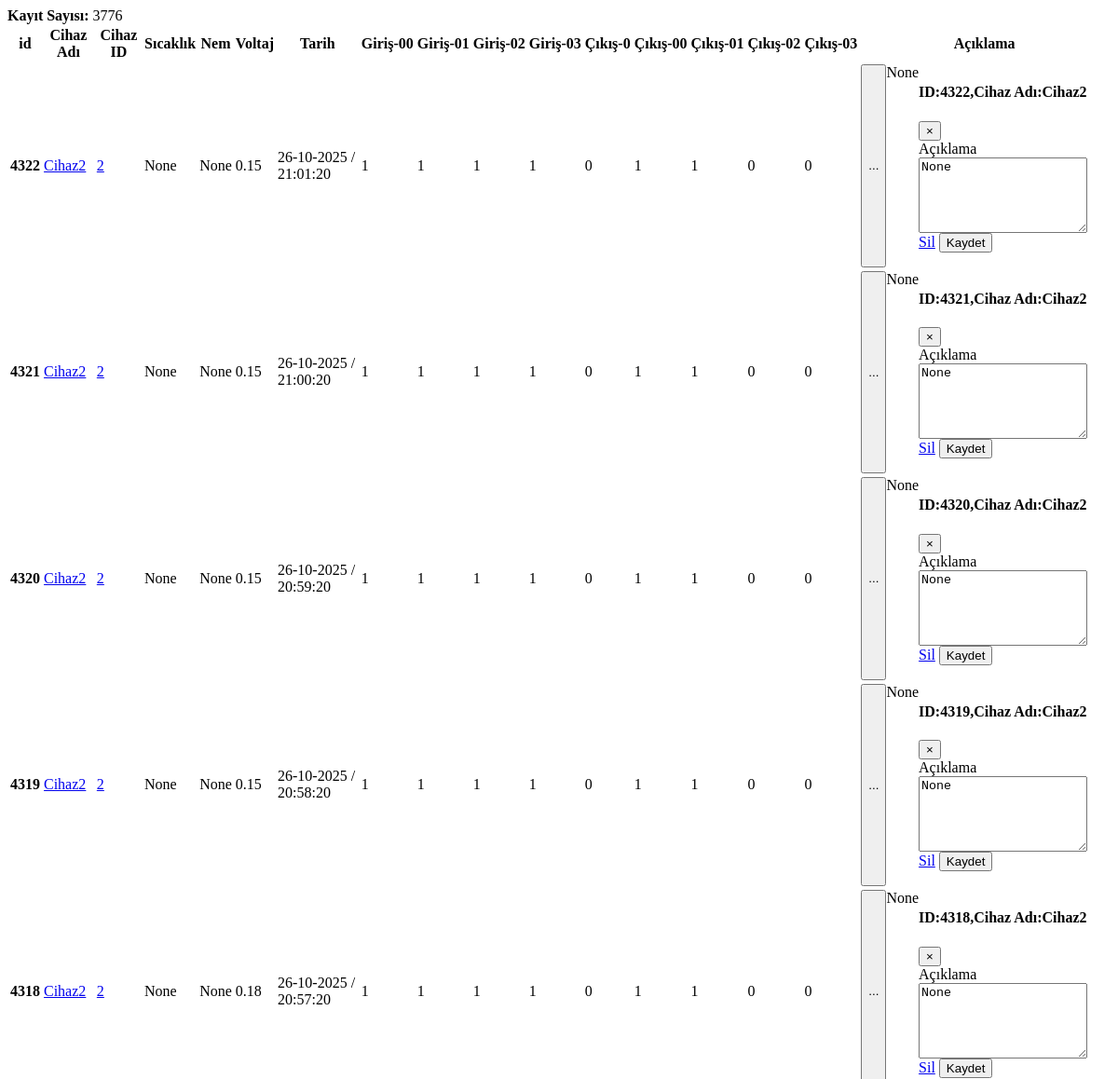
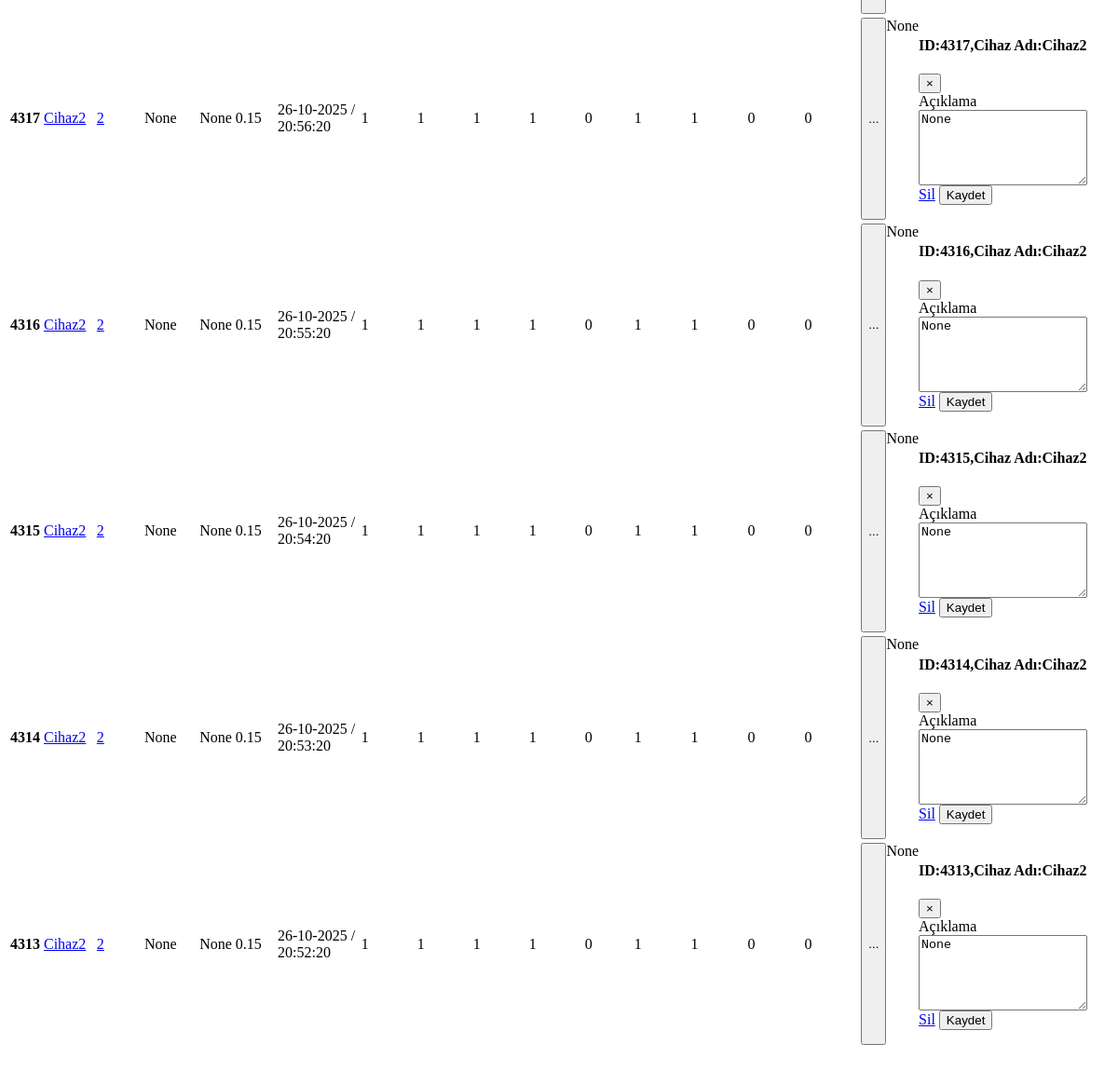
/tempList, run on an earlier commit of the app's database (2 pictures, top to bottom).
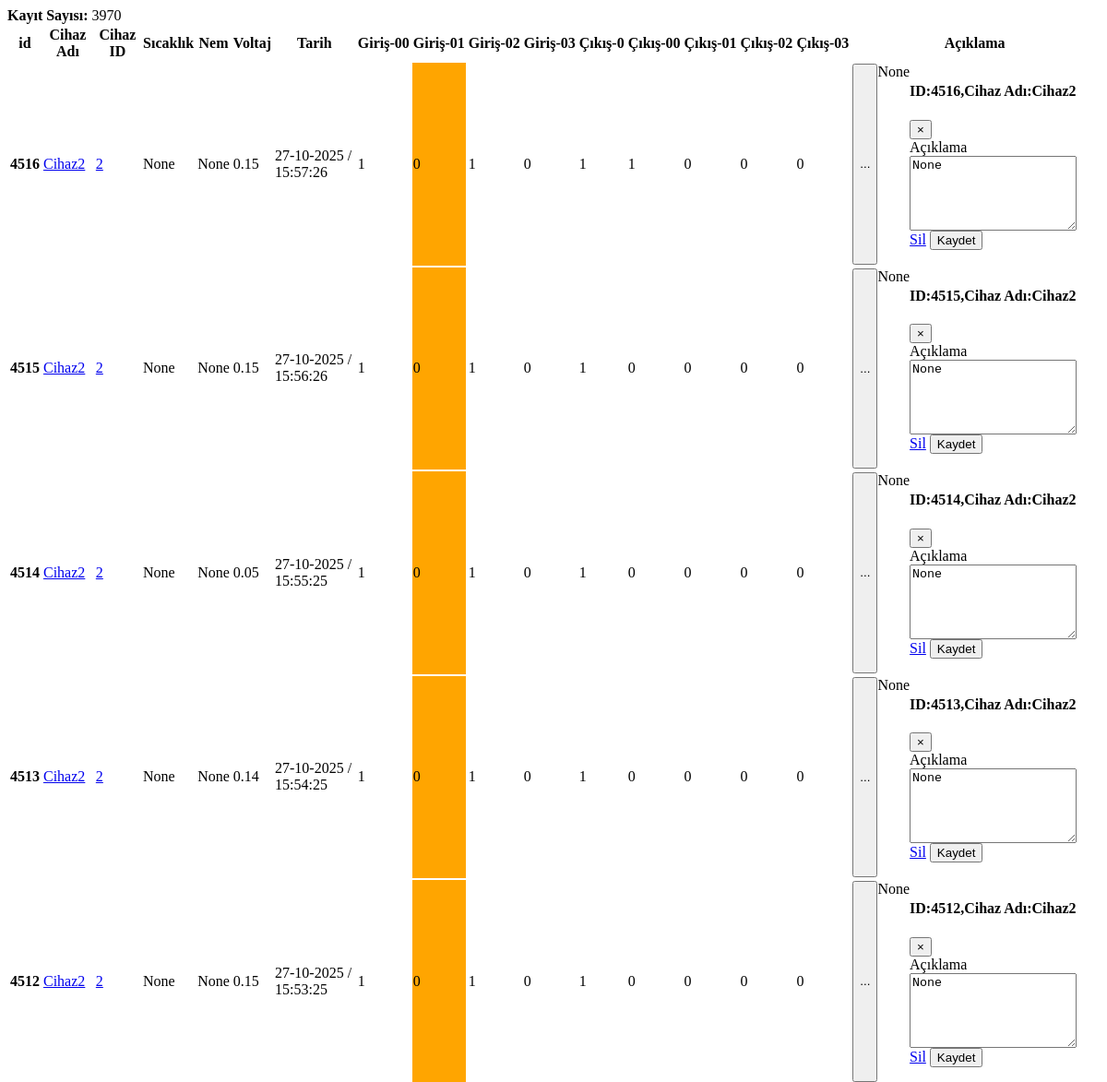
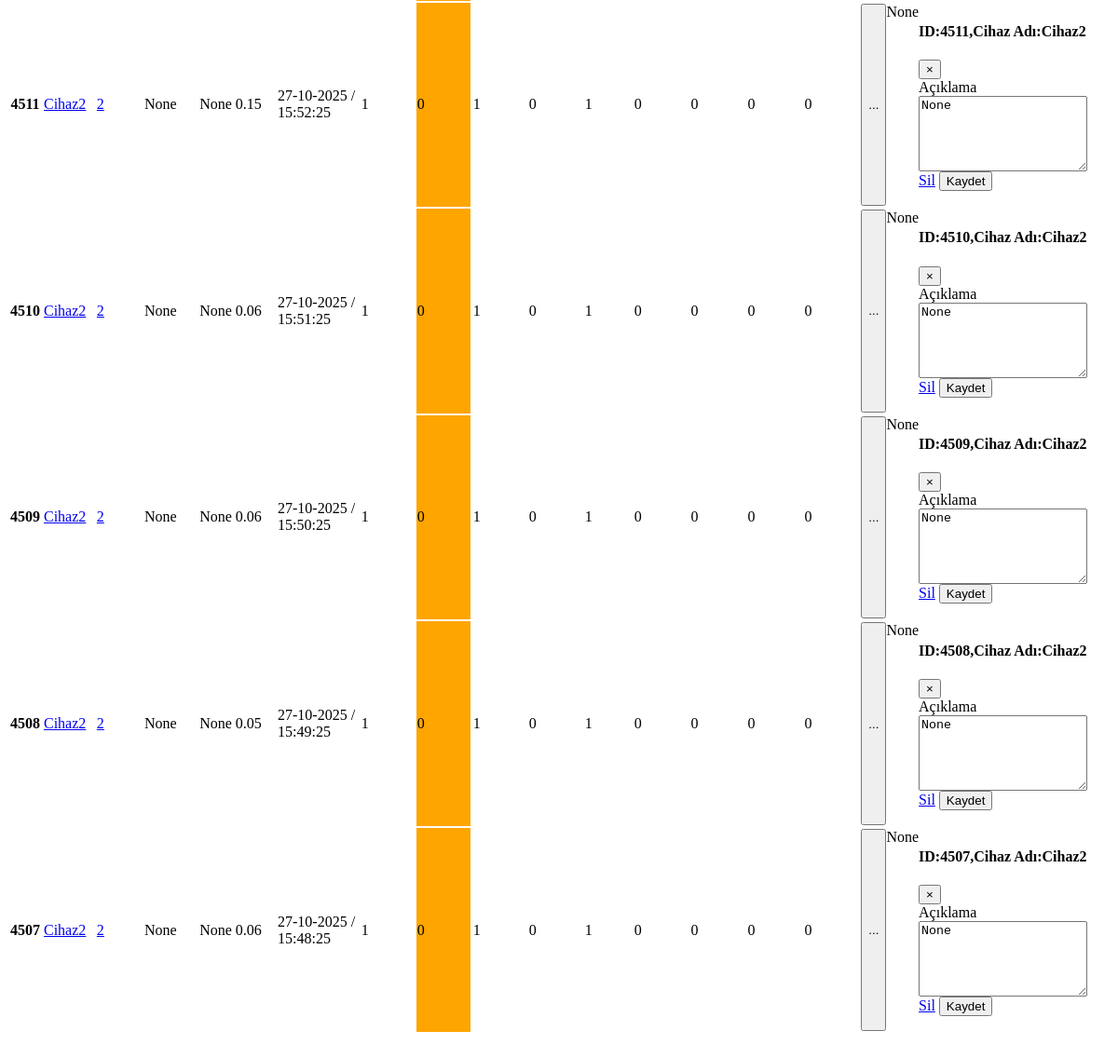
And on a later commit of the database (2 pictures, top to bottom).
### app_monitor/models.py (models this page shows, shortened)
class Temperature(models.Model):
    id=models.BigAutoField(primary_key=True,db_column='ID')
    temperature=models.FloatField(blank=True,null=True)
    humidity=models.FloatField(blank=True,null=True)
    volcum=models.FloatField(blank=True,null=True)
    date=models.DateTimeField()
    mail=models.BooleanField(default=False)
    additionalText=models.CharField(blank=True,null=True, max_length=50)
    device_id=models.ForeignKey(Device,on_delete=models.CASCADE,null=True, blank=True)
    device_name=models.CharField(blank=True,null=True, max_length=50)
    cikis0=models.CharField(blank=True,null=True, max_length=5)
    cikis00=models.CharField(blank=True,null=True, max_length=5)
    cikis01=models.CharField(blank=True,null=True, max_length=5)
    cikis02=models.CharField(blank=True,null=True, max_length=5)
    cikis03=models.CharField(blank=True,null=True, max_length=5)
    input00=models.CharField(blank=True,null=True, max_length=1)
    input01=models.CharField(blank=True,null=True, max_length=1)
    input02=models.CharField(blank=True,null=True, max_length=1)
    input03=models.CharField(blank=True,null=True, max_length=1)
    tag_id=models.ForeignKey(RFID_Kisi,on_delete=models.CASCADE,null=True,blank=True)
    staff_name=models.CharField(blank=True,null=True, max_length=30)

class Device(models.Model):
    device_id=models.IntegerField(primary_key=True,db_column='ID')
    device_name=models.CharField(blank=True,null=True, max_length=20)
    device_ip=models.CharField(blank=True,null=True, max_length=20)
    device_port=models.IntegerField(blank=True,null=True)
    device_function=models.CharField(blank=True,null=True, max_length=20)
    device_state=models.BooleanField(blank=True,null=True,default=False) #241225
    def __str__(self):
        return(f"{self.device_id}")

### app_monitor/views.py (the view)
# urls.py: path('tempList',tempList,name="tempList"),
def tempList(request):
    tempsajax = Temperature.objects.order_by('-id')[:10]
    deviceAll = Temperature.objects.order_by('-id')
    kayit_sayisi_total_ajax = Temperature.objects.count()
    cihaz_isimleri_query=Temperature.objects.values("device_name").distinct()
    cihaz_isimleri=[]
    for cihaz in cihaz_isimleri_query:
        cihaz_isimleri.append(list(cihaz.values())[0]) #cihaz isimlerini dizi olarak elde ettik.
    print("Templist girdi....")
    paginator = Paginator(deviceAll, 10)  # Show 10 contacts per page.
    device_search_count = deviceAll.count()
    page_number = request.GET.get('page')
    devicePaginator = paginator.get_page(page_number)
    tempsajax = paginator.get_page(page_number)
    context=dict(
        tempsajax=tempsajax,
        devicePaginator=devicePaginator,
        kayit_sayisi_total_ajax=kayit_sayisi_total_ajax,
    )
    return render(request, 'app_monitor/temperature_ajax.html', context)

### app_monitor/templates/app_monitor/temperature_ajax.html (shortened to what this page needs)
<b>Kayıt Sayısı: </b>{{kayit_sayisi_total_ajax}} <br>
   <table class="table table-hover">
  <thead>
     <tr>
       <th scope="col">id</th>
       <th scope="col">Cihaz Adı</th>
       <th scope="col">Cihaz ID</th>
       <th scope="col">Sıcaklık</th>
       <th scope="col">Nem</th>
       <th scope="col">Voltaj</th>
       <th scope="col">Tarih</th>
       <th scope="col">Giriş-00</th>
       <th scope="col">Giriş-01</th>
       <th scope="col">Giriş-02</th>
       <th scope="col">Giriş-03</th>
       <th scope="col">Çıkış-0</th>
       <th scope="col">Çıkış-00</th>
       <th scope="col">Çıkış-01</th>
       <th scope="col">Çıkış-02</th>
       <th scope="col">Çıkış-03</th>
       <th scope="col">Açıklama</th>
     </tr>
   </thead>
 <tbody>
 {% for temp in devicePaginator %}
   <tr>
       {% if temp.temperature >= 45 %}
     <th scope="row" style="background-color:#FF0000">{{temp.id}}</th>
     <td style="background-color:#FF0000">{{temp.temperature}}</td>
      <td style="background-color:#FF0000"> {{temp.date|date:'Y-m-d H:i:s'}}</td>
           {% if temp.mailSend == False %}
           <td style="background-color:#FF0000"> {{temp.mailSend}}</td>
           {% else %}
           <td style="background-color:#0000FF"> {{temp.mailSend}}</td>
           {% endif %}
       {% else %}
     <th scope="row" >{{temp.id}}</th>
     <td> <a target="_blank" href="/app_monitor/cihazlar/cihaz_adi={{temp.device_name}}" >{{temp.device_name}}</a> </td>
     <td> <a target="_blank" href="/app_monitor/cihazlar/cihaz_id={{temp.device_id}}" >{{temp.device_id}}</a> </td>
     <td >{{temp.temperature}}</td>
     <td >{{temp.humidity}}</td>
     <td >{{temp.volcum}}</td>
     <td > {{temp.date|date:'d-m-Y / H:i:s'}}</td>
     {% if temp.input00 == "0" %} <td style="background-color:orange">{{temp.input00}}</td> {% else %} <td >{{temp.input00}}</td> {% endif %}
     {% if temp.input01 == "0" %} <td style="background-color:orange;">{{temp.input01}}</td> {% else %} <td >{{temp.input01}}</td> {% endif %}
     <td >{{temp.input02}}</td>
     <td >{{temp.input03}}</td>
     <td >{{temp.cikis0}}</td>
     <td >{{temp.cikis00}}</td>
     <td >{{temp.cikis01}}</td>
     <td >{{temp.cikis02}}</td>
     <td >{{temp.cikis03}}</td>
     <td style="display: flex;text-align:start;vertical-align:middle">
      <button type="button" data-bs-toggle="modal" data-bs-target="#modal{{temp.id}}" data-bs-toggle="modal">...</button>
      <span class="d-inline-block text-truncate" style="max-width: 150px;" >{{temp.additionalText}}</span>
      <div class="modal" id="modal{{temp.id}}" data-bs-backdrop="static" tabindex="-1">
        <div class="modal-dialog">
          <div class="modal-content">
            <div class="modal-header">
              <h4 class="modal-title">ID:{{temp.id}},Cihaz Adı:{{temp.device_name}}  </h4>
              <button type="button" class="close" data-bs-dismiss="modal">&times;</button>
            </div>
            <form action="/app_monitor/additional_text">
            <div class="modal-body">
                <div class="mb-3">
                  <label for="acknowledge">Açıklama</label>
                  <textarea class="form-control" name="additional_text" id="additional_text" rows="5" >{{temp.additionalText}}</textarea>
                </div>
              </div>
              <div class="modal-footer">
                <a class="btn btn-secondary" href="/app_monitor/additional_text_sil/{{temp.id}}" > Sil</a>
                <button type="submit" class="btn btn-primary" data-bs-dismiss="modal" id="modal_kaydet">Kaydet </button>
              </div>
            </form>
          </div>
        </div>
      </div>
    </td>
     {% endif %}
   </tr>
 {% endfor %}
 </tbody>
</table>

What changed in the data, as far as the page shows it:
no longer on this page (row unchanged): Temperature: id "4322", device_name "Cihaz2", device_id "2", temperature "None", humidity "None", volcum "0.15", date "26-10-2025 / 21:01:20", input00 "1", input01 "1", input02 "1", input03 "1", cikis0 "0", cikis00 "1", cikis01 "1", cikis02 "0", cikis03 "0", additionalText "None", additional_text "None"
no longer on this page (row unchanged): Temperature: id "4321", device_name "Cihaz2", device_id "2", temperature "None", humidity "None", volcum "0.15", date "26-10-2025 / 21:00:20", input00 "1", input01 "1", input02 "1", input03 "1", cikis0 "0", cikis00 "1", cikis01 "1", cikis02 "0", cikis03 "0", additionalText "None", additional_text "None"
no longer on this page (row unchanged): Temperature: id "4320", device_name "Cihaz2", device_id "2", temperature "None", humidity "None", volcum "0.15", date "26-10-2025 / 20:59:20", input00 "1", input01 "1", input02 "1", input03 "1", cikis0 "0", cikis00 "1", cikis01 "1", cikis02 "0", cikis03 "0", additionalText "None", additional_text "None"
no longer on this page (row unchanged): Temperature: id "4319", device_name "Cihaz2", device_id "2", temperature "None", humidity "None", volcum "0.15", date "26-10-2025 / 20:58:20", input00 "1", input01 "1", input02 "1", input03 "1", cikis0 "0", cikis00 "1", cikis01 "1", cikis02 "0", cikis03 "0", additionalText "None", additional_text "None"
no longer on this page (row unchanged): Temperature: id "4318", device_name "Cihaz2", device_id "2", temperature "None", humidity "None", volcum "0.18", date "26-10-2025 / 20:57:20", input00 "1", input01 "1", input02 "1", input03 "1", cikis0 "0", cikis00 "1", cikis01 "1", cikis02 "0", cikis03 "0", additionalText "None", additional_text "None"
no longer on this page (row unchanged): Temperature: id "4317", device_name "Cihaz2", device_id "2", temperature "None", humidity "None", volcum "0.15", date "26-10-2025 / 20:56:20", input00 "1", input01 "1", input02 "1", input03 "1", cikis0 "0", cikis00 "1", cikis01 "1", cikis02 "0", cikis03 "0", additionalText "None", additional_text "None"
no longer on this page (row unchanged): Temperature: id "4316", device_name "Cihaz2", device_id "2", temperature "None", humidity "None", volcum "0.15", date "26-10-2025 / 20:55:20", input00 "1", input01 "1", input02 "1", input03 "1", cikis0 "0", cikis00 "1", cikis01 "1", cikis02 "0", cikis03 "0", additionalText "None", additional_text "None"
no longer on this page (row unchanged): Temperature: id "4315", device_name "Cihaz2", device_id "2", temperature "None", humidity "None", volcum "0.15", date "26-10-2025 / 20:54:20", input00 "1", input01 "1", input02 "1", input03 "1", cikis0 "0", cikis00 "1", cikis01 "1", cikis02 "0", cikis03 "0", additionalText "None", additional_text "None"
no longer on this page (row unchanged): Temperature: id "4314", device_name "Cihaz2", device_id "2", temperature "None", humidity "None", volcum "0.15", date "26-10-2025 / 20:53:20", input00 "1", input01 "1", input02 "1", input03 "1", cikis0 "0", cikis00 "1", cikis01 "1", cikis02 "0", cikis03 "0", additionalText "None", additional_text "None"
no longer on this page (row unchanged): Temperature: id "4313", device_name "Cihaz2", device_id "2", temperature "None", humidity "None", volcum "0.15", date "26-10-2025 / 20:52:20", input00 "1", input01 "1", input02 "1", input03 "1", cikis0 "0", cikis00 "1", cikis01 "1", cikis02 "0", cikis03 "0", additionalText "None", additional_text "None"
added Temperature: id "4516", device_name "Cihaz2", device_id "2", temperature "None", humidity "None", volcum "0.15", date "27-10-2025 / 15:57:26", input00 "1", input01 "0", input02 "1", input03 "0", cikis0 "1", cikis00 "1", cikis01 "0", cikis02 "0", cikis03 "0", additionalText "None", additional_text "None"
added Temperature: id "4515", device_name "Cihaz2", device_id "2", temperature "None", humidity "None", volcum "0.15", date "27-10-2025 / 15:56:26", input00 "1", input01 "0", input02 "1", input03 "0", cikis0 "1", cikis00 "0", cikis01 "0", cikis02 "0", cikis03 "0", additionalText "None", additional_text "None"
added Temperature: id "4514", device_name "Cihaz2", device_id "2", temperature "None", humidity "None", volcum "0.05", date "27-10-2025 / 15:55:25", input00 "1", input01 "0", input02 "1", input03 "0", cikis0 "1", cikis00 "0", cikis01 "0", cikis02 "0", cikis03 "0", additionalText "None", additional_text "None"
added Temperature: id "4513", device_name "Cihaz2", device_id "2", temperature "None", humidity "None", volcum "0.14", date "27-10-2025 / 15:54:25", input00 "1", input01 "0", input02 "1", input03 "0", cikis0 "1", cikis00 "0", cikis01 "0", cikis02 "0", cikis03 "0", additionalText "None", additional_text "None"
added Temperature: id "4512", device_name "Cihaz2", device_id "2", temperature "None", humidity "None", volcum "0.15", date "27-10-2025 / 15:53:25", input00 "1", input01 "0", input02 "1", input03 "0", cikis0 "1", cikis00 "0", cikis01 "0", cikis02 "0", cikis03 "0", additionalText "None", additional_text "None"
added Temperature: id "4511", device_name "Cihaz2", device_id "2", temperature "None", humidity "None", volcum "0.15", date "27-10-2025 / 15:52:25", input00 "1", input01 "0", input02 "1", input03 "0", cikis0 "1", cikis00 "0", cikis01 "0", cikis02 "0", cikis03 "0", additionalText "None", additional_text "None"
added Temperature: id "4510", device_name "Cihaz2", device_id "2", temperature "None", humidity "None", volcum "0.06", date "27-10-2025 / 15:51:25", input00 "1", input01 "0", input02 "1", input03 "0", cikis0 "1", cikis00 "0", cikis01 "0", cikis02 "0", cikis03 "0", additionalText "None", additional_text "None"
added Temperature: id "4509", device_name "Cihaz2", device_id "2", temperature "None", humidity "None", volcum "0.06", date "27-10-2025 / 15:50:25", input00 "1", input01 "0", input02 "1", input03 "0", cikis0 "1", cikis00 "0", cikis01 "0", cikis02 "0", cikis03 "0", additionalText "None", additional_text "None"
added Temperature: id "4508", device_name "Cihaz2", device_id "2", temperature "None", humidity "None", volcum "0.05", date "27-10-2025 / 15:49:25", input00 "1", input01 "0", input02 "1", input03 "0", cikis0 "1", cikis00 "0", cikis01 "0", cikis02 "0", cikis03 "0", additionalText "None", additional_text "None"
added Temperature: id "4507", device_name "Cihaz2", device_id "2", temperature "None", humidity "None", volcum "0.06", date "27-10-2025 / 15:48:25", input00 "1", input01 "0", input02 "1", input03 "0", cikis0 "1", cikis00 "0", cikis01 "0", cikis02 "0", cikis03 "0", additionalText "None", additional_text "None"
Also different on the page:
{{ kayit_sayisi_total_ajax }}: "3776" → "3970"
